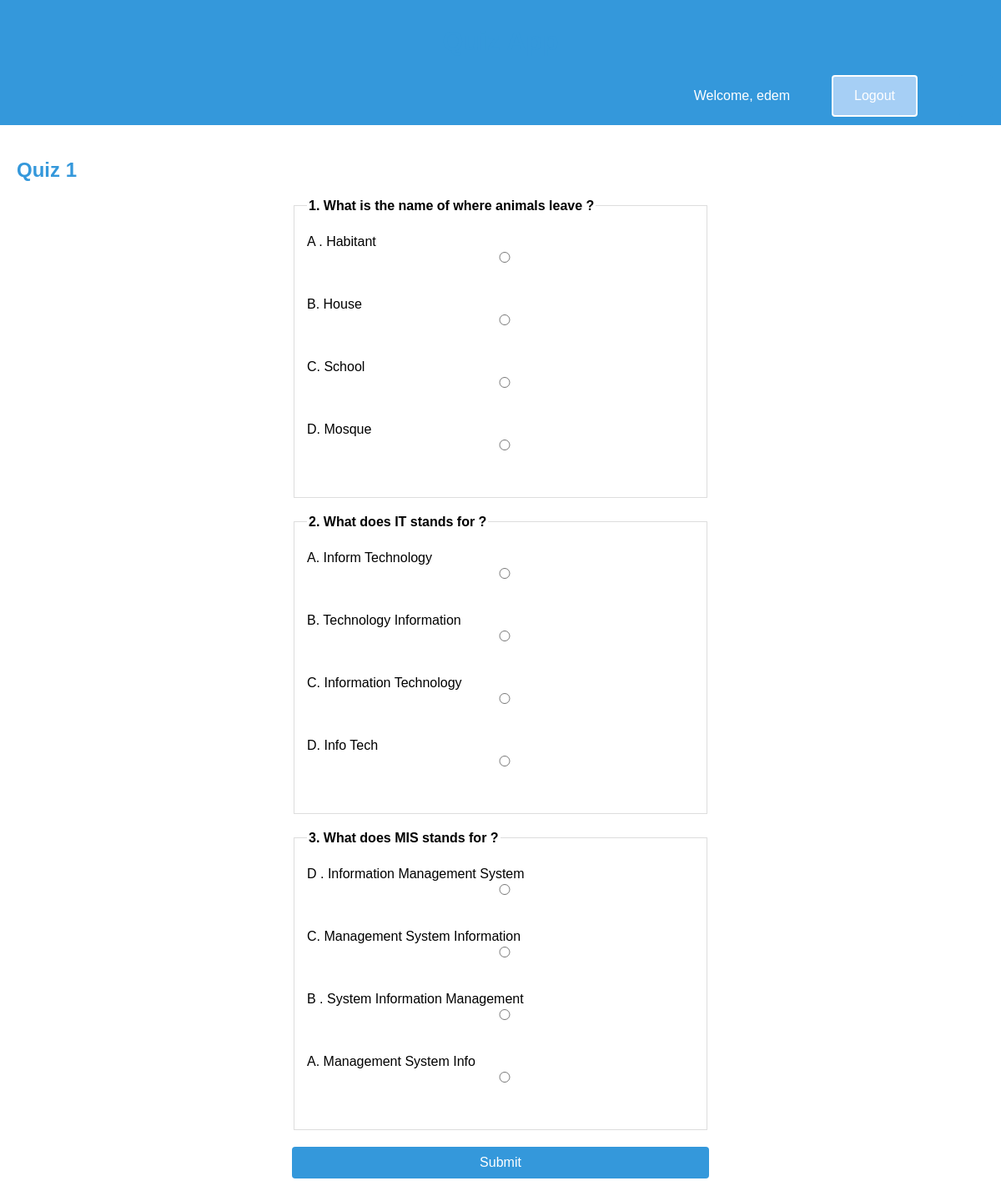
The app's page /startquiz/1/ (signed in) with its own data.
### QuizApp/models.py (models this page shows, shortened)
class Quiz(models.Model):
    title = models.CharField(max_length=255)

class Question(models.Model):
    quiz = models.ForeignKey(Quiz, on_delete=models.CASCADE)
    text = models.CharField(max_length=255)

class Choice(models.Model):
    question = models.ForeignKey(Question, on_delete=models.CASCADE)
    text = models.CharField(max_length=255)
    is_correct = models.BooleanField(default=False)

### QuizApp/views.py (the view)
# urls.py: path('startquiz/<int:quiz_id>/',start_quiz, name='start_quiz'),
@login_required
def start_quiz(request, quiz_id):
    quiz = Quiz.objects.get(pk=quiz_id)
    questions = Question.objects.filter(quiz=quiz)
    return render(request, 'start_quiz.html', {'quiz': quiz, 'questions': questions})

### QuizApp/templates/start_quiz.html (shortened to what this page needs)
{% extends './base.html' %}
{% block content %}
  <h2>{{ quiz.title }}</h2>
  <form method="post" action="{% url 'submit_quiz' quiz.id %}">
    {% for question in questions %}
      <fieldset>
        <legend>{{ question.text }}</legend>
        {% for choice in question.choice_set.all %}
          <label>
            {{ choice.text }}
            <input type="radio" name="question_{{ question.id }}" value="{{ choice.id }}">
          </label><br>
        {% endfor %}
      </fieldset>
    {% endfor %}
    <button type="submit">Submit</button>
  </form>
{% endblock %}

### QuizApp/templates/base.html (shortened to what this page needs)
{% load static %}
<!DOCTYPE html>
<html lang="en">
<head>
    <link rel="stylesheet" href="{% static 'styles.css' %}">
</head>
<body>
    <header>
        <h1>Quiz App</h1>
        {% if user.is_authenticated %}
        <div id="details">
            <p id="username">Welcome, {{ user.username }} </p>
            <button  id="logout-btn"><a href="{% url 'logout' %}">Logout</a> <button>
        </div>
        {% else %}
            {% comment %} <p><a href="{% url 'login' %}">Login</a> | <a href="{% url 'register' %}">Register</a></p> {% endcomment %}
        {% endif %}
    </header>
    <main>
        {% block content %}{% endblock %}
    </main>
</body>
</html>

### QuizApp/static/styles.css (style rules this page uses)
body { font-family: 'Arial', sans-serif; margin: 0; padding: 0; }
header { background-color: #3498db; color: #fff; text-align: center; padding: 10px; }
header a { color: #fff; text-decoration: none; margin: 0 10px; }
main { padding: 20px; }
h1, h2 { color: #3498db; }
form { max-width: 500px; margin: auto; }
form label { display: block; margin-bottom: 8px; }
form input[type="text"], form input[type="password"], form input[type="submit"], form button, form input[type="radio"] { width: 100%; padding: 10px; margin-bottom: 15px; box-sizing: border-box; }
form fieldset { border: 1px solid #ddd; padding: 15px; margin-bottom: 20px; }
form fieldset legend { font-weight: bold; margin-bottom: 10px; }
button { background-color: #3498db; color: #fff; padding: 10px 20px; border: none; cursor: pointer; font-size: 16px; border-radius: 4px; }
#details { display: flex; justify-content: end; gap: 50px; }
#logout-btn { padding: 0 15px; border: 2px solid white; background-color: rgb(166, 207, 245); }

### records on screen
Quiz: title "Quiz 1"
Question: text "1. What is the name of where animals leave ?"
Choice: text "A . Habitant"
Choice: text "B. House"
Choice: text "C. School"
Choice: text "D. Mosque"
Question: text "2. What does IT stands for ?"
Choice: text "A. Inform Technology"
Choice: text "B. Technology Information"
Choice: text "C. Information Technology"
Choice: text "D. Info Tech"
Question: text "3. What does MIS stands for ?"
Choice: text "D . Information Management System"
Choice: text "C. Management System Information"
Choice: text "B . System Information Management"
Choice: text "A. Management System Info"

### other values on screen
{{ user.username }} "edem"
